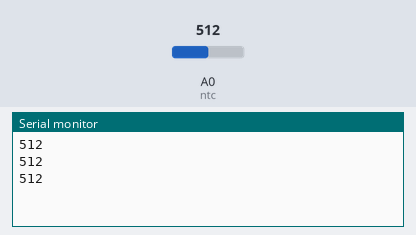
Recording of a sketch running on a simulated Arduino Uno, built with avr-gcc and run on an emulated ATmega328P. On the bench: the last lines printed to the serial monitor. Inputs (shaded band) come from the test bench; at power-on: A0 (ntc) = 512.

Above: at 1.3 s.
1.4 s: A0 (ntc) set to 716
At 1.9 s:
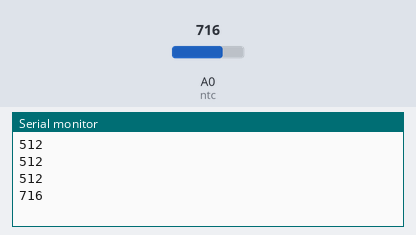
2.9 s: A0 (ntc) set to 900
At 3.4 s:
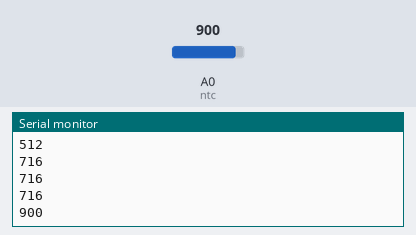
Timing chart, 0 to 5.9 s (numbered marks = the images above; inputs shaded):
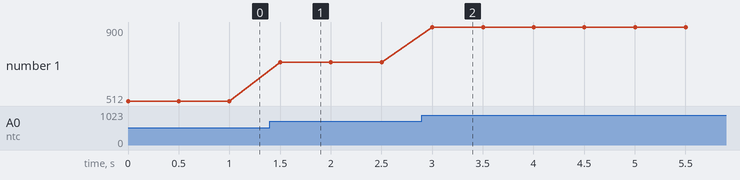

Measured:
- after the input at 1.4 s, the serial monitor: prints a new line after 0.10 s (image 1)
- after the input at 2.9 s, the serial monitor: prints a new line after 0.10 s (image 2)
- plotted number 1: 512 → 716 after the input at 1.4 s, 716 → 900 after the input at 2.9 s

The sketch:

Water_Temperature_Arduino.ino
```cpp
int ntc=A0; // The pin that the ntc is atteched to
void setup() {
pinMode(ntc,INPUT); // Initalize ntc as an input.
Serial.begin(9600); // Initialize serial..
}

void loop() { // The loop function runs over and over again forever.
Serial.println(analogRead(ntc)); //Print value on the serial port
delay(500);
}
```
